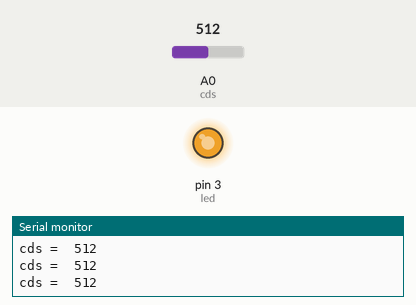
The sketch below on a simulated Arduino Uno, built with avr-gcc and run on an emulated ATmega328P. On the bench: output pins drawn as LEDs (lit = HIGH), the last lines printed to the serial monitor. The inputs (shaded band) are chosen by the test bench; at power-on: A0 (cds) = 512.

Above: at 1.2 s.
1.3 s: A0 (cds) set to 716
At 2.2 s:
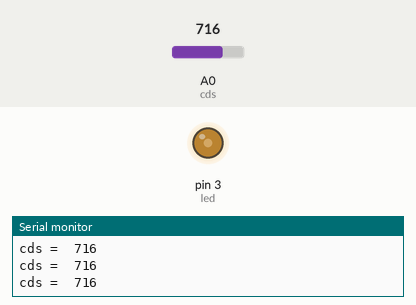
2.8 s: A0 (cds) set to 900
At 3.3 s:
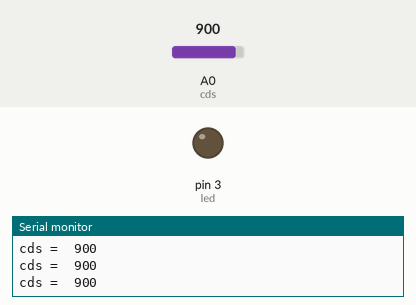
Timing chart, 0 to 5.8 s (numbered marks = the images above; inputs shaded):
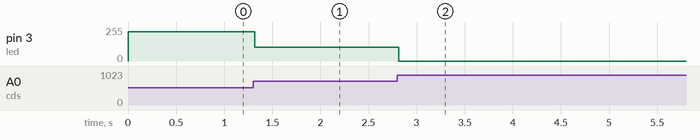

The sketch:

CdS_submit.ino
```cpp
int cds = A0;
int led = 3;

const int INPUT_MIN = 900;
const int INPUT_MAX = 450;
const int OUTPUT_MIN = 0;
const int OUTPUT_MAX = 255;


void setup() {
  Serial.begin(9600);
  pinMode(led, OUTPUT);
}


void loop() {

  //read CdS
  int cdsValue = analogRead(cds);
  int cdsValue_Mapped = cdsValue;

  //print as serial
  Serial.print("cds =  ");
  Serial.println(cdsValue);

  //map CdS value to LED value
  if (INPUT_MIN < INPUT_MAX)
  {
    cdsValue_Mapped = constrain(cdsValue_Mapped, INPUT_MIN, INPUT_MAX);
  }
  else
  {
    cdsValue_Mapped = constrain(cdsValue_Mapped, INPUT_MAX, INPUT_MIN);
  }
  cdsValue_Mapped = map(cdsValue_Mapped, INPUT_MIN, INPUT_MAX, OUTPUT_MIN, OUTPUT_MAX);

  //write to LED
  analogWrite(led, cdsValue_Mapped);

}
```

Measured:
- after the input at 1.3 s, pin 3 (led): 219/255 → 104/255 at once
- after the input at 2.8 s, pin 3 (led): 104/255 → 0/255 at once
